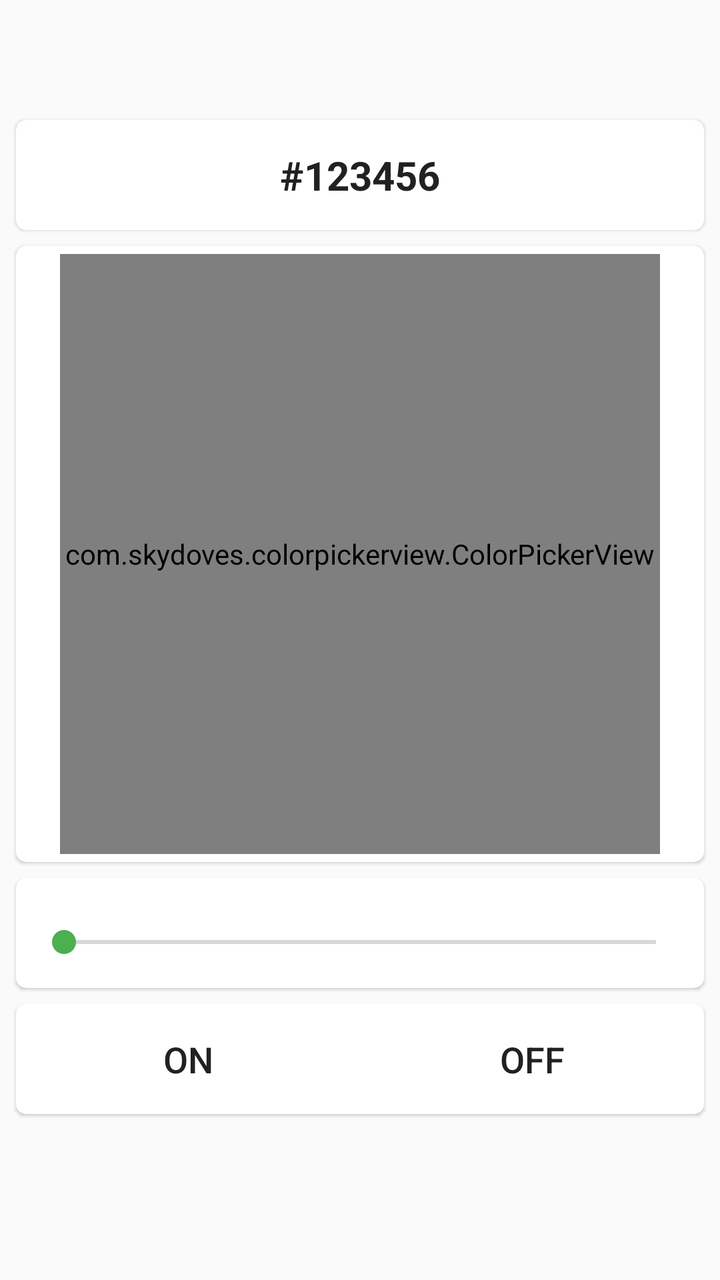
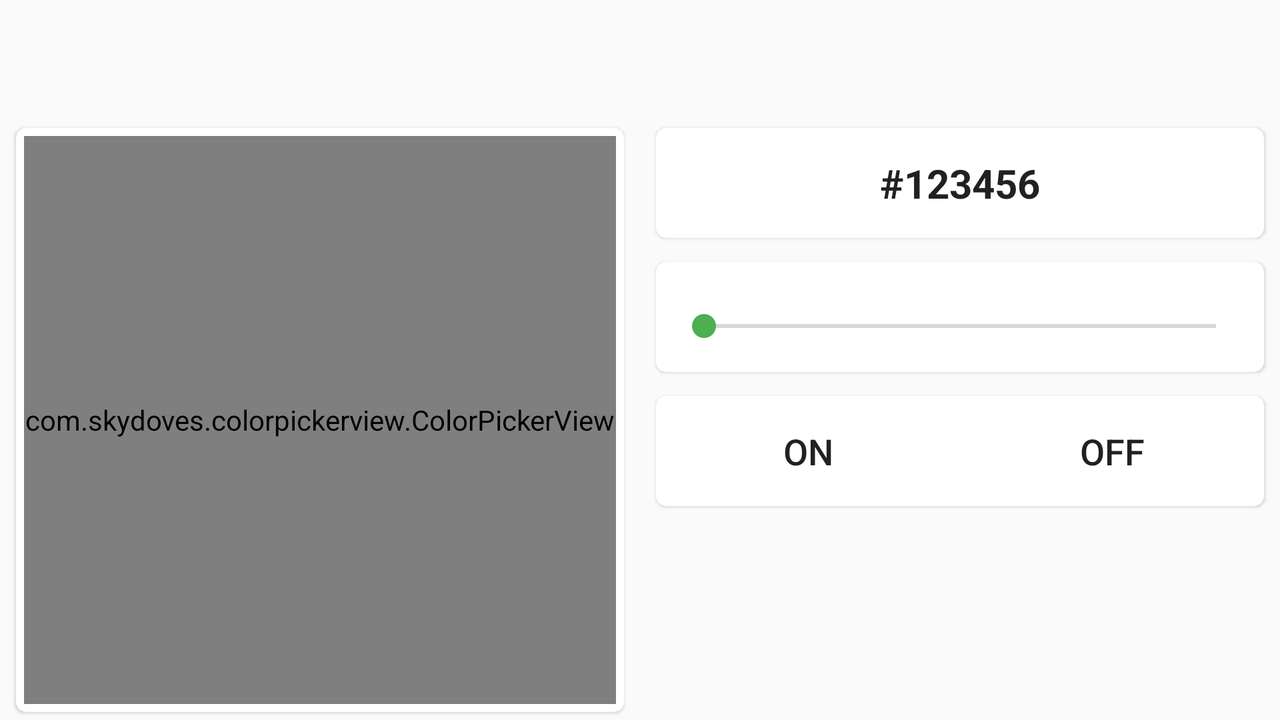

Compare how this app lays out the same screen by default and in its alternative resource folder. The renders come first, then the two layout files and the values they reference.
<!-- AndroidManifest.xml: application theme AppTheme -->
<!-- res/layout/content_main.xml -->
<?xml version="1.0" encoding="utf-8"?>
<LinearLayout xmlns:android="http://schemas.android.com/apk/res/android"
    xmlns:app="http://schemas.android.com/apk/res-auto"
    xmlns:card_view="http://schemas.android.com/apk/res-auto"
    android:id="@+id/rgb_dialog"
    android:layout_width="match_parent"
    android:layout_height="match_parent"
    android:layout_marginTop="56dp"
    android:orientation="vertical">

    <android.support.v7.widget.CardView
        android:id="@+id/cv_previewColor"
        style="@style/my"
        android:layout_width="match_parent"
        android:layout_height="55dp"
        android:layout_gravity="center_horizontal"
        card_view:cardCornerRadius="5dp"
        card_view:cardElevation="1dp">

        <TextView
            android:id="@+id/colorPickerTv"
            android:layout_width="match_parent"
            android:layout_height="55dp"
            android:gravity="center_horizontal|center_vertical"
            android:text="@string/color_code"
            android:textColor="@color/textColorPrimary"
            android:textSize="20sp"
            android:textStyle="bold" />

    </android.support.v7.widget.CardView>

    <android.support.v7.widget.CardView
        style="@style/my"
        android:layout_width="match_parent"
        android:layout_height="wrap_content"
        card_view:cardCornerRadius="5dp"
        card_view:cardElevation="1dp">

        <com.skydoves.colorpickerview.ColorPickerView
            android:id="@+id/colorPickerView"
            android:layout_width="300dp"
            android:layout_height="300dp"
            android:layout_gravity="center_vertical|center_horizontal"
            android:layout_margin="4dp"
            app:palette="@drawable/palette"
            app:selector="@drawable/wheel" />

    </android.support.v7.widget.CardView>

    <android.support.v7.widget.CardView
        android:id="@+id/cv_seek_bar"
        style="@style/my"
        android:layout_width="match_parent"
        android:layout_height="55dp"
        android:clickable="true"
        android:focusable="true"
        card_view:cardCornerRadius="5dp"
        card_view:cardElevation="1dp">

        <LinearLayout
            android:layout_width="match_parent"
            android:layout_height="wrap_content"
            android:orientation="vertical">

            <TextView
                android:id="@+id/seek_bar_progress"
                android:layout_width="wrap_content"
                android:layout_height="wrap_content"
                android:layout_gravity="center"
                android:textColor="@color/textColorPrimary" />

            <SeekBar
                android:id="@+id/seekBar_rgb"
                style="@style/my"
                android:layout_width="match_parent"
                android:layout_height="wrap_content" />
        </LinearLayout>
    </android.support.v7.widget.CardView>

    <android.support.v7.widget.CardView
        android:id="@+id/cv_btn_ok"
        style="@style/my"
        android:layout_width="match_parent"
        android:layout_height="55dp"
        card_view:cardCornerRadius="5dp"
        card_view:cardElevation="1dp">

        <LinearLayout
            android:layout_width="match_parent"
            android:layout_height="wrap_content"
            android:orientation="horizontal">

            <android.support.v7.widget.AppCompatButton
                android:id="@+id/rgb_btn_ON"
                android:background="@color/colorTextIcons"
                android:layout_width="match_parent"
                android:layout_height="55dp"
                android:layout_gravity="center"
                android:layout_weight="1"
                android:text="@string/btn_ON"
                android:textColor="@color/textColorPrimary"
                android:textSize="18sp" />

            <android.support.v7.widget.AppCompatButton
                android:id="@+id/rgb_btn_OFF"
                android:background="@color/colorTextIcons"
                android:layout_width="match_parent"
                android:layout_height="55dp"
                android:layout_gravity="center"
                android:layout_weight="1"
                android:text="@string/btn_OFF"
                android:textColor="@color/textColorPrimary"
                android:textSize="18sp" />

        </LinearLayout>


    </android.support.v7.widget.CardView>

</LinearLayout>
<!-- resources referenced by this layout -->
<resources>
  <color name="colorTextIcons">#ffffff</color>
  <color name="textColorPrimary">#212121</color>
  <string name="btn_OFF">OFF</string>
  <string name="btn_ON">ON</string>
  <string name="color_code">#123456</string>
  <style name="my">
          <item name="android:layout_marginLeft">8dp</item>
          <item name="android:layout_marginStart" tools:targetApi="jelly_bean_mr1">8dp</item>
          <item name="android:layout_marginRight">8dp</item>
          <item name="android:layout_marginEnd" tools:targetApi="jelly_bean_mr1">8dp</item>
          <item name="android:layout_marginTop">4dp</item>
          <item name="android:layout_marginBottom">4dp</item>
      </style>
  <style name="AppTheme" parent="Theme.AppCompat.Light.DarkActionBar">
          
          <item name="colorPrimary">@color/colorPrimary</item>
          <item name="colorPrimaryDark">@color/colorPrimaryDark</item>
          <item name="colorAccent">@color/colorAccent</item>
      </style>
  <color name="colorPrimary">#3F51B5</color>
  <color name="colorPrimaryDark">#303F9F</color>
  <color name="colorAccent">#4caf50</color>
</resources>
<!-- res/layout-land/content_main.xml (the repository's variant of the layout above) -->
<!-- drawn on the phone turned sideways -->
<?xml version="1.0" encoding="utf-8"?>
<LinearLayout xmlns:android="http://schemas.android.com/apk/res/android"
    xmlns:app="http://schemas.android.com/apk/res-auto"
    xmlns:card_view="http://schemas.android.com/apk/res-auto"
    android:id="@+id/rgb_dialog"
    android:layout_width="match_parent"
    android:layout_height="match_parent"
    android:layout_marginTop="56dp"
    android:orientation="horizontal">

    <LinearLayout
        android:layout_width="match_parent"
        android:layout_height="match_parent"
        android:layout_weight="1">

        <android.support.v7.widget.CardView
            android:id="@+id/cardView"
            style="@style/my"
            android:layout_width="match_parent"
            android:layout_height="match_parent"
            android:layout_marginStart="8dp"
            android:layout_marginTop="8dp"
            app:layout_constraintStart_toStartOf="parent"
            app:layout_constraintTop_toTopOf="parent"
            card_view:cardCornerRadius="5dp"
            card_view:cardElevation="1dp">

            <com.skydoves.colorpickerview.ColorPickerView
                android:id="@+id/colorPickerView"
                android:layout_width="match_parent"
                android:layout_height="match_parent"
                android:layout_gravity="center_vertical|center_horizontal"
                android:layout_margin="4dp"
                app:palette="@drawable/palette"
                app:selector="@drawable/wheel" />

        </android.support.v7.widget.CardView>
    </LinearLayout>

    <LinearLayout
        android:layout_width="match_parent"
        android:layout_height="match_parent"
        android:layout_weight="1"
        android:orientation="vertical">

        <android.support.v7.widget.CardView
            android:id="@+id/cv_previewColor"
            style="@style/my"
            android:layout_width="match_parent"
            android:layout_height="55dp"
            android:layout_gravity="center_horizontal"
            android:layout_marginStart="8dp"
            android:layout_marginTop="8dp"
            android:layout_marginEnd="8dp"
            app:layout_constraintEnd_toEndOf="parent"
            app:layout_constraintStart_toEndOf="@+id/cardView"
            app:layout_constraintTop_toTopOf="parent"
            card_view:cardCornerRadius="5dp"
            card_view:cardElevation="1dp">

            <TextView
                android:id="@+id/colorPickerTv"
                android:layout_width="match_parent"
                android:layout_height="55dp"
                android:gravity="center_horizontal|center_vertical"
                android:text="@string/color_code"
                android:textColor="@color/textColorPrimary"
                android:textSize="20sp"
                android:textStyle="bold" />

        </android.support.v7.widget.CardView>


        <android.support.v7.widget.CardView
            android:id="@+id/cv_seek_bar"
            style="@style/my"
            android:layout_width="match_parent"
            android:layout_height="55dp"
            android:layout_marginStart="8dp"
            android:layout_marginTop="8dp"
            android:layout_marginEnd="8dp"
            android:clickable="true"
            android:focusable="true"
            app:layout_constraintEnd_toEndOf="parent"
            app:layout_constraintStart_toEndOf="@+id/cardView"
            app:layout_constraintTop_toBottomOf="@+id/cv_previewColor"
            card_view:cardCornerRadius="5dp"
            card_view:cardElevation="1dp">

            <LinearLayout
                android:layout_width="match_parent"
                android:layout_height="wrap_content"
                android:orientation="vertical">

                <TextView
                    android:id="@+id/seek_bar_progress"
                    android:layout_width="wrap_content"
                    android:layout_height="wrap_content"
                    android:layout_gravity="center"
                    android:textColor="@color/textColorPrimary" />

                <SeekBar
                    android:id="@+id/seekBar_rgb"
                    style="@style/my"
                    android:layout_width="match_parent"
                    android:layout_height="wrap_content" />
            </LinearLayout>
        </android.support.v7.widget.CardView>

        <android.support.v7.widget.CardView
            android:id="@+id/cv_btn_ok"
            style="@style/my"
            android:layout_width="match_parent"
            android:layout_height="55dp"
            android:layout_marginStart="8dp"
            android:layout_marginTop="8dp"
            android:layout_marginEnd="8dp"
            app:layout_constraintEnd_toEndOf="parent"
            app:layout_constraintStart_toEndOf="@+id/cardView"
            app:layout_constraintTop_toBottomOf="@+id/cv_seek_bar"
            card_view:cardCornerRadius="5dp"
            card_view:cardElevation="1dp">

            <LinearLayout
                android:layout_width="match_parent"
                android:layout_height="wrap_content"
                android:orientation="horizontal">

                <android.support.v7.widget.AppCompatButton
                    android:id="@+id/rgb_btn_ON"
                    android:layout_width="match_parent"
                    android:layout_height="55dp"
                    android:layout_gravity="center"
                    android:layout_weight="1"
                    android:background="@color/colorTextIcons"
                    android:text="@string/btn_ON"
                    android:textColor="@color/textColorPrimary"
                    android:textSize="18sp" />

                <android.support.v7.widget.AppCompatButton
                    android:id="@+id/rgb_btn_OFF"
                    android:layout_width="match_parent"
                    android:layout_height="55dp"
                    android:layout_gravity="center"
                    android:layout_weight="1"
                    android:background="@color/colorTextIcons"
                    android:text="@string/btn_OFF"
                    android:textColor="@color/textColorPrimary"
                    android:textSize="18sp" />

            </LinearLayout>
        </android.support.v7.widget.CardView>
    </LinearLayout>
</LinearLayout>
